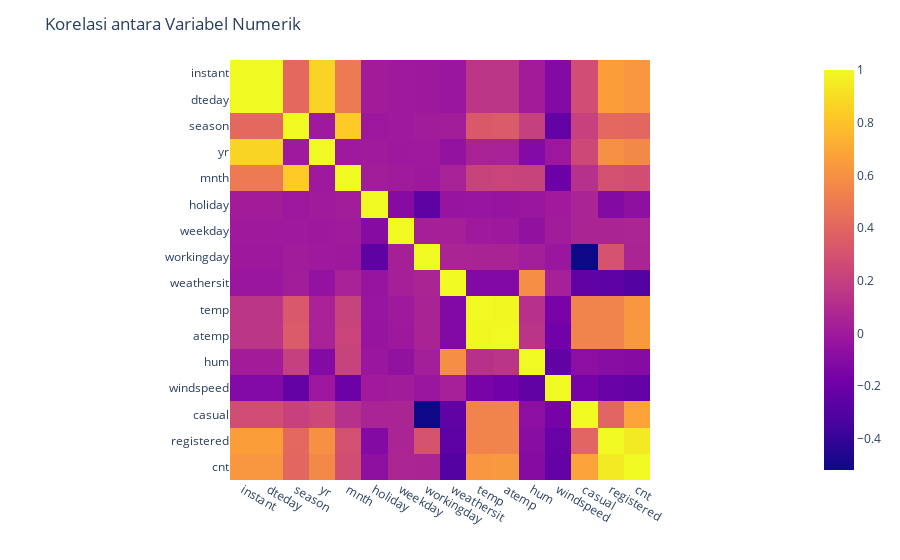

The notebook cell saved with this chart:
### Markdown cell above
**> Korelasi antara variabel numerik**

### Code cell
warnings.filterwarnings("ignore")

# df_day
correlation_matrix = df_day.corr()
fig = px.imshow(correlation_matrix)
fig.update_layout(title="Korelasi antara Variabel Numerik")
fig.show()

### Figure 1 — Plotly figure (JSON) as saved in the notebook; plotly's stock layout.template omitted (floating-point values rounded to 4 significant figures; data arrays with more than 128 entries replaced by an {"elided": "..."} marker saying what was removed)
{"data": [{"coloraxis": "coloraxis", "hovertemplate": "x: %{x}<br>y: %{y}<br>color: %{z}<extra></extra>", "name": "0", "type": "heatmap", "x": ["instant", "dteday", "season", "yr", "mnth", "holiday", "weekday", "workingday", "weathersit", "temp", "atemp", "hum", "windspeed", "casual", "registered", "cnt"], "xaxis": "x", "y": ["instant", "dteday", "season", "yr", "mnth", "holiday", "weekday", "workingday", "weathersit", "temp", "atemp", "hum", "windspeed", "casual", "registered", "cnt"], "yaxis": "y", "z": {"elided": "16x16 float values"}}], "layout": {"coloraxis": {"colorscale": [[0, "#0d0887"], [0.1111, "#46039f"], [0.2222, "#7201a8"], [0.3333, "#9c179e"], [0.4444, "#bd3786"], [0.5556, "#d8576b"], [0.6667, "#ed7953"], [0.7778, "#fb9f3a"], [0.8889, "#fdca26"], [1, "#f0f921"]]}, "margin": {"t": 60}, "title": {"text": "Korelasi antara Variabel Numerik"}, "xaxis": {"anchor": "y", "constrain": "domain", "domain": [0, 1], "scaleanchor": "y"}, "yaxis": {"anchor": "x", "autorange": "reversed", "constrain": "domain", "domain": [0, 1]}}}
